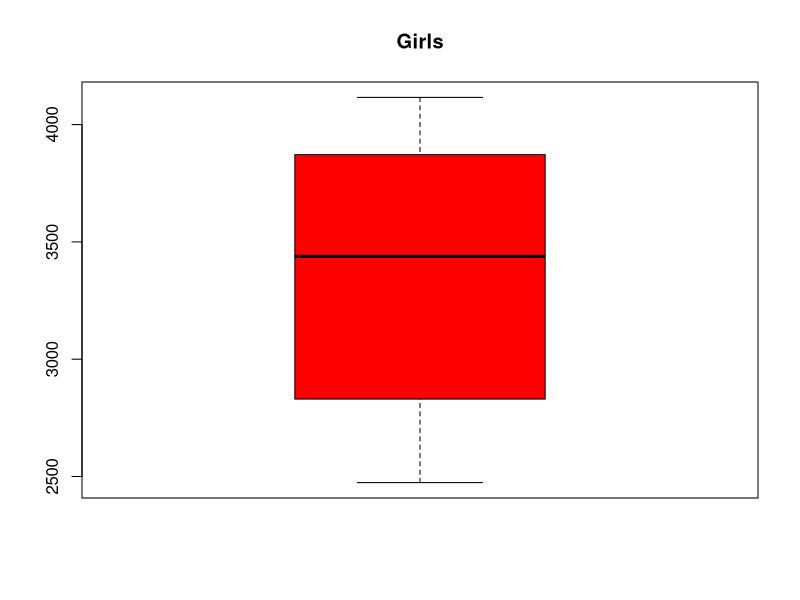
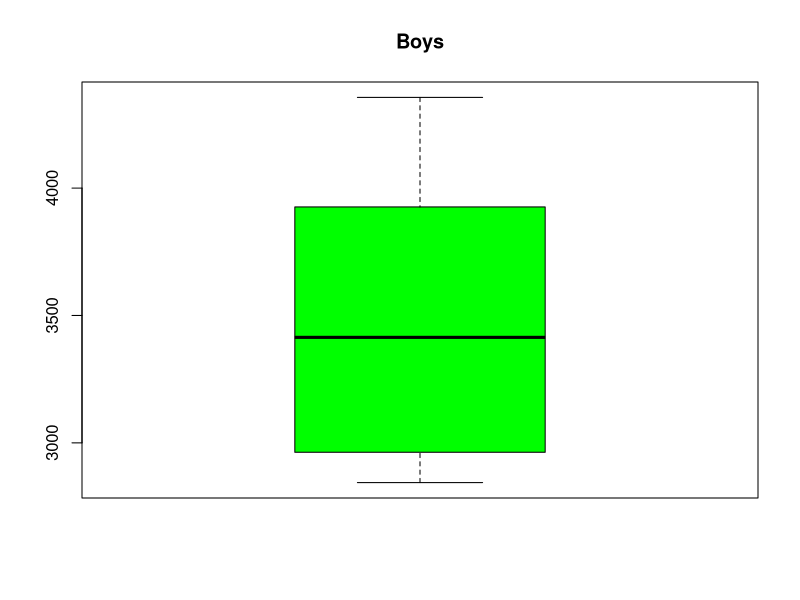

These figures' R source, in order:
# In a study of different occupational groups the infant birth weight was recorded
# for randomly selected babies born by hairdressers, who had their first child.
# The following table shows the weight in grams (observations specified in sorted
# order) for 10 female births and 10 male births:

# See detailes:
"../Images/Day_1/1.PNG"

# 1.1)
# What is the sample mean, variance and standard deviation of the female
# births? Express in your own words the story told by these numbers. The
# idea is to force you to interpret what can be learned from these numbers.

x <- c(2474, 2547, 2830, 3219, 3429, 3448, 3677, 3872, 4001, 4116)
y <- c(2844, 2863, 2963, 3239, 3379, 3449, 3582, 3926, 4151, 4356)

mean(x)
var(x)
sd(x)

# Det betyder at den gennemsnitlige vægt er 3361,3 og at de i gennemsnit afvigede 587 g. fra gennemsnittet

#------------------------------------------------------------------------------------------------------------------
# 1.2)
# Compute the same summary statistics of the male births. Compare and
# explain differences with the results for the female births.

mean(y)
var(y)
sd(y)

# Drengenes gennemsnitlige vægt var højere og de afveg en smule mindre fra gennemsnittet end pigerne

# ------------------------------------------------------------------------------------------------------------------
# 1.3
# Find the five quartiles for each sample — and draw the two box plots with
# pen and paper (i.e. not using R.)

quantile(x,type = 2)
quantile(y, type = 2)

boxplot(x, col = "red", main="Girls")
boxplot(y, col = "green", main="Boys")

# -----------------------------------------------------------------------------------------------------------------
# 1.4)
# Are there any “extreme” observations in the two samples (use the modified
# box plot definition of extremness)?

#No, the outer point has to be 1,5 times the box size away from the box, and thats not the case

# ------------------------------------------------------------------------------------------------------------------
# 1.5)
# What are the coefficient of variations in the two groups?
cov(x,y)
cor(x,y)



